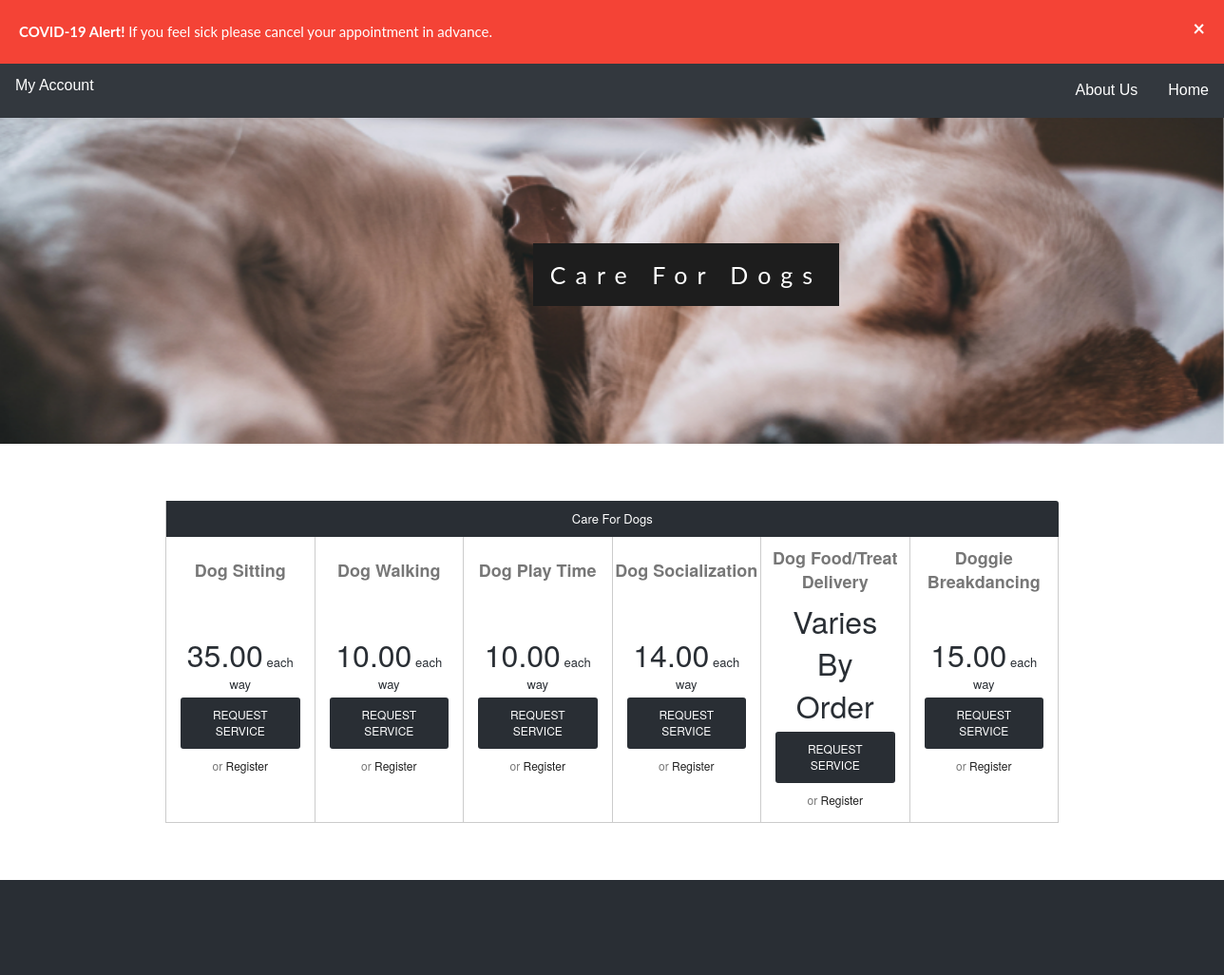
The app's page /Website/website-master/carefordogs.php with its own data.
### tables this page shows
CREATE TABLE `services` (
  `serviceID` int(10) unsigned NOT NULL AUTO_INCREMENT,
  `categoryID` int(10) unsigned NOT NULL,
  `servicename` varchar(255) NOT NULL,
  `description` varchar(535) NOT NULL,
  `dateadded` date NOT NULL,
  `price` decimal(10,2) NOT NULL,
  PRIMARY KEY (`serviceID`),
  KEY `categoryID` (`categoryID`),
  CONSTRAINT `services_ibfk_1` FOREIGN KEY (`categoryID`) REFERENCES `categories` (`categoryID`)
);

### Website/website-master/src/Database.php (called while the page is built, shortened)
<?php
class Database implements DatabaseInterface {
  private $pdo;
  public static function create(PDO $pdo) {
    return new static($pdo);
  }
  public function __construct(PDO $pdo) {
    $this->pdo = $pdo;
  }
  public function getPricesByCategoryID($values){
    $categoryID = !empty($values['categoryID']) ? $values['categoryID'] : NULL;
    $selectStatement = "SELECT servicename,description,price
                        FROM services WHERE categoryID = :categoryID" . PHP_EOL;
    $statement = $this->pdo->prepare($selectStatement);
    $parameters = [':categoryID' => $categoryID];
    $statement->execute($parameters);
    $priceInfo[] = $statement->fetchAll(PDO::FETCH_CLASS,'\stdClass');
    $priceInfo = reset($priceInfo);
    return $priceInfo;
  }
}

### Website/website-master/common.php (called while the page is built, shortened)
<?php
$dsn = "mysql:host=" . DB_HOST . ";dbname=" . DB_NAME . ";charset=utf8mb4;";
$driver_options = [
  PDO::ATTR_ERRMODE => PDO::ERRMODE_EXCEPTION,
];
$pdo = new PDO($dsn, DB_USER, DB_PASS, $driver_options);
$database = Database::create($pdo);
?>

### Website/website-master/carefordogs.php (the view, shortened to what this page needs)
<?php
require_once('common.php');
	$values = ['categoryID' => 5];
	$serviceInfoArray = $database->getPricesByCategoryID($values);
?>
<!DOCTYPE HTML>
<HTML lang="en">
<head>
	<link rel="stylesheet" type="text/css" href="css/bestPet.css">
	<link rel="stylesheet" type="text/css" href="css/compare.css">
</head>
<body>
<div class="alert">
  <span class="closebtn" onclick="this.parentElement.style.display='none';">&times;</span>
  <strong>COVID-19 Alert!</strong> If you feel sick please cancel your appointment in advance.
</div>
    <div class="bgimg-1">
        <div class="caption">
            <span class="border">Care For Dogs</span>
        </div>
			<?php require_once("menu.php") ?>
	</div>
	<div style="color: #777;background-color:white;text-align:center;padding:50px 80px;text-align: justify;">
		<div class="comparison">
<table>
				<thead>
					<tr>
						<th colspan="<?php echo count($serviceInfoArray); ?>" class="qbo">
							Care For Dogs
						</th>
					</tr>
					<tr>
						<?php foreach ($serviceInfoArray as $value) : ?>
							<th class="compare-heading">
								<?php echo $value->servicename; ?>
							</th>
						<?php endforeach; ?>
					</tr>
					<tr>
						<?php foreach ($serviceInfoArray as $value) : ?>
							<?php if ($value->price != 0.00) : ?>
							<th class="price-info">
								<div class="price-now"><span><?php echo $value->price; ?><span class="price-small"></span></span> each way</div>
								<div><a href="serviceform.php" class="price-buy">Request Service <span class="hide-mobile"></span></a></div>
								<div class="price-try"><span class="hide-mobile">or </span><a href="register.php">Register <span class="hide-mobile"></span></a></div>
							</th>
							<?php else: ?>
								<th class="price-info">
								<div class="price-now"><span>Varies By Order<span class="price-small"></span></span></div>
								<div><a href="serviceform.php" class="price-buy">Request Service <span class="hide-mobile"></span></a></div>
								<div class="price-try"><span class="hide-mobile">or </span><a href="register.php">Register <span class="hide-mobile"></span></a></div>
							</th>
							<?php endif;?>
						<?php endforeach; ?>
					</tr>
				</thead>
			</table>
	</div>
	</div>
	<div style="position:relative">
		<div style="color:#ddd;background-color:#292E34;text-align:center;padding:50px 80px;">
		</div>
	</div>
</body>
</HTML>

### Website/website-master/menu.php (shortened to what this page needs)
<div class="navbar">
	<?php if (isset($userInfo)) : ?>
		<a href="profile.php">Home</a>
		<a href="serviceform.php">Request Services</a>
	<?php else : ?>
		<a href="index.php">Home</a>
	<?php endif; ?>
	<a href="aboutus.php">About Us</a>
	<div class="dropdown">
		<button class="dropbtn" onclick="myFunction()">My Account
		</button>
	</div>
</div>

### Website/website-master/css/bestPet.css (style rules this page uses)
body, html { height: 100%; margin: 0; color: #777; font: 400 15px/1.8 "lato", sans-serif; }
.bgimg-1, .bgimg-2, .bgimg-3, .bgimg-4, .bgimg-5, .bgimg-6 { position: relative; opacity: 0.95; background-attachment: fixed; background-position: center; background-repeat: no-repeat; background-size: cover; }
.bgimg-1 { background-image: url(../images/dog.jpg); min-height: 50%; }
.caption { position: absolute; left: 0; top: 50%; width: 100%; text-align: center; color: #000; margin-left: 78px; }
.caption span.border { background-color: #111; color: #fff; padding: 18px; font-size: 25px; letter-spacing: 10px; }
.navbar { overflow: hidden; background-color: #292E34; font-family: Arial, Helvetica, sans-serif; }
.navbar a { float: right; font-size: 16px; color: white; text-align: center; padding: 14px 16px; text-decoration: none; }
.dropdown { float: left; overflow: hidden; }
.dropdown .dropbtn { cursor: pointer; font-size: 16px; border: none; outline: none; color: white; padding: 14px 16px; background-color: inherit; font-family: inherit; margin: 0; }
.alert { padding: 20px; background-color: #f44336; color: white; }
.closebtn { margin-left: 15px; color: white; font-weight: bold; float: right; font-size: 22px; line-height: 20px; cursor: pointer; transition: 0.3s; }
a { text-decoration: none; }

### Website/website-master/css/compare.css (style rules this page uses)
.comparison { max-width:940px; margin:0 auto; font:13px/1.4 "Helvetica Neue",Helvetica,Arial,sans-serif; text-align:center; padding:10px; }
.comparison table { width:100%; border-collapse: collapse; border-spacing: 0; table-layout: fixed; border-bottom:1px solid #CCC; border-left:1px solid #CCC; }
.comparison td, .comparison th { border-right:1px solid #CCC; empty-cells: show; padding:10px; }
.compare-heading { font-size:18px; font-weight:bold !important; border-bottom:0 !important; padding-top:10px !important; }
.comparison th { font-weight:normal; padding:0; border-bottom:1px solid #CCC; }
.comparison .qbse, .comparison .qbo, .comparison .tl { color:#FFF; padding:10px; font-size:13px; border-right:1px solid #CCC; border-bottom:0; }
.comparison .qbo { background:#292E34; border-top-right-radius: 3px; border-right:0px; }
.comparison .price-info { padding:5px 15px 15px 15px; }
.comparison .price-now, .comparison .price-now span { color:#292E34; }
.comparison .price-now span { font-size:32px; }
.comparison .price-buy { background:#292E34; padding:10px 20px; font-size:12px; display:inline-block; color:#FFF; text-decoration:none; border-radius:3px; text-transform:uppercase; margin:5px 0 10px 0; }
.comparison .price-try { font-size:12px; }
.comparison .price-try a { color:#202020; }

### records on screen
services: servicename "Dog Sitting", price "35.00"
services: servicename "Dog Walking", price "10.00"
services: servicename "Dog Play Time", price "10.00"
services: servicename "Dog Socialization", price "14.00"
services: servicename "Dog Food/Treat Delivery", price "Varies By Order"
services: servicename "Doggie Breakdancing", price "15.00"
